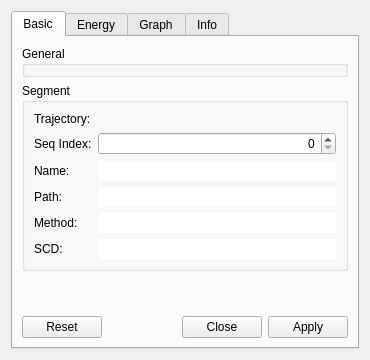
<?xml version="1.0" encoding="UTF-8"?>
<ui version="4.0">
 <class>GDrvTrajSegmentDesigner</class>
 <widget class="QWidget" name="GDrvTrajSegmentDesigner">
  <property name="geometry">
   <rect>
    <x>0</x>
    <y>0</y>
    <width>370</width>
    <height>360</height>
   </rect>
  </property>
  <property name="windowTitle">
   <string>Gaussian Driving</string>
  </property>
  <layout class="QVBoxLayout" name="verticalLayout">
   <item>
    <widget class="QTabWidget" name="tabWidget">
     <property name="currentIndex">
      <number>0</number>
     </property>
     <widget class="QWidget" name="basicTab">
      <attribute name="title">
       <string>Basic</string>
      </attribute>
      <layout class="QVBoxLayout" name="verticalLayout_2">
       <item>
        <widget class="QGroupBox" name="generalGB">
         <property name="title">
          <string>General</string>
         </property>
        </widget>
       </item>
       <item>
        <widget class="QGroupBox" name="groupBox_2">
         <property name="title">
          <string>Segment</string>
         </property>
         <layout class="QGridLayout" name="gridLayout_2">
          <item row="2" column="1">
           <widget class="QLabel" name="label_3">
            <property name="text">
             <string>Name:</string>
            </property>
           </widget>
          </item>
          <item row="0" column="3">
           <widget class="QObjectLinkWidget" name="trajectoryLO" native="true"/>
          </item>
          <item row="0" column="1">
           <widget class="QLabel" name="label_7">
            <property name="text">
             <string>Trajectory:</string>
            </property>
           </widget>
          </item>
          <item row="4" column="1">
           <widget class="QLabel" name="label_5">
            <property name="text">
             <string>Method:</string>
            </property>
           </widget>
          </item>
          <item row="1" column="1">
           <widget class="QLabel" name="label_8">
            <property name="text">
             <string>Seq Index:</string>
            </property>
           </widget>
          </item>
          <item row="2" column="3">
           <widget class="QLineEdit" name="fileNameLE">
            <property name="frame">
             <bool>false</bool>
            </property>
            <property name="readOnly">
             <bool>true</bool>
            </property>
           </widget>
          </item>
          <item row="1" column="3">
           <widget class="QSpinBox" name="seqIndexSB">
            <property name="alignment">
             <set>Qt::AlignRight|Qt::AlignTrailing|Qt::AlignVCenter</set>
            </property>
            <property name="maximum">
             <number>10000000</number>
            </property>
           </widget>
          </item>
          <item row="4" column="3">
           <widget class="QLineEdit" name="methodLE">
            <property name="frame">
             <bool>false</bool>
            </property>
            <property name="readOnly">
             <bool>true</bool>
            </property>
           </widget>
          </item>
          <item row="3" column="3">
           <widget class="QLineEdit" name="filePathLE">
            <property name="frame">
             <bool>false</bool>
            </property>
            <property name="readOnly">
             <bool>true</bool>
            </property>
           </widget>
          </item>
          <item row="3" column="1">
           <widget class="QLabel" name="label_4">
            <property name="text">
             <string>Path:</string>
            </property>
           </widget>
          </item>
          <item row="5" column="1">
           <widget class="QLabel" name="label_9">
            <property name="text">
             <string>SCD:</string>
            </property>
           </widget>
          </item>
          <item row="5" column="3">
           <widget class="QLineEdit" name="CVLE">
            <property name="frame">
             <bool>false</bool>
            </property>
            <property name="readOnly">
             <bool>true</bool>
            </property>
           </widget>
          </item>
         </layout>
        </widget>
       </item>
       <item>
        <spacer name="verticalSpacer">
         <property name="orientation">
          <enum>Qt::Vertical</enum>
         </property>
         <property name="sizeHint" stdset="0">
          <size>
           <width>20</width>
           <height>155</height>
          </size>
         </property>
        </spacer>
       </item>
       <item>
        <widget class="QDialogButtonBox" name="buttonBox">
         <property name="standardButtons">
          <set>QDialogButtonBox::Apply|QDialogButtonBox::Close|QDialogButtonBox::Reset</set>
         </property>
        </widget>
       </item>
      </layout>
     </widget>
     <widget class="QWidget" name="tab_2">
      <attribute name="title">
       <string>Energy</string>
      </attribute>
      <layout class="QVBoxLayout" name="verticalLayout_3">
       <item>
        <widget class="QTreeView" name="energyTV">
         <property name="editTriggers">
          <set>QAbstractItemView::NoEditTriggers</set>
         </property>
         <property name="selectionMode">
          <enum>QAbstractItemView::SingleSelection</enum>
         </property>
         <property name="rootIsDecorated">
          <bool>false</bool>
         </property>
        </widget>
       </item>
      </layout>
     </widget>
     <widget class="QWidget" name="graphTab">
      <attribute name="title">
       <string>Graph</string>
      </attribute>
     </widget>
     <widget class="QWidget" name="tab">
      <attribute name="title">
       <string>Info</string>
      </attribute>
      <layout class="QGridLayout" name="gridLayout_3">
       <item row="2" column="0">
        <widget class="QLabel" name="label_6">
         <property name="text">
          <string>Active segment:</string>
         </property>
        </widget>
       </item>
       <item row="1" column="0">
        <widget class="QLabel" name="label_2">
         <property name="text">
          <string>Number of snapshots:</string>
         </property>
        </widget>
       </item>
       <item row="2" column="1">
        <widget class="QLabel" name="isActiveSegmentLA">
         <property name="text">
          <string/>
         </property>
         <property name="alignment">
          <set>Qt::AlignRight|Qt::AlignTrailing|Qt::AlignVCenter</set>
         </property>
        </widget>
       </item>
       <item row="1" column="1">
        <widget class="QSpinBox" name="numberOfSnapshotsSB">
         <property name="frame">
          <bool>false</bool>
         </property>
         <property name="alignment">
          <set>Qt::AlignRight|Qt::AlignTrailing|Qt::AlignVCenter</set>
         </property>
         <property name="readOnly">
          <bool>true</bool>
         </property>
         <property name="buttonSymbols">
          <enum>QAbstractSpinBox::NoButtons</enum>
         </property>
         <property name="maximum">
          <number>1000000000</number>
         </property>
        </widget>
       </item>
       <item row="0" column="1">
        <widget class="QSpinBox" name="currentSnapshotSB">
         <property name="frame">
          <bool>false</bool>
         </property>
         <property name="alignment">
          <set>Qt::AlignRight|Qt::AlignTrailing|Qt::AlignVCenter</set>
         </property>
         <property name="readOnly">
          <bool>true</bool>
         </property>
         <property name="buttonSymbols">
          <enum>QAbstractSpinBox::NoButtons</enum>
         </property>
         <property name="maximum">
          <number>1000000000</number>
         </property>
        </widget>
       </item>
       <item row="0" column="0">
        <widget class="QLabel" name="label">
         <property name="text">
          <string>Current snapshot:</string>
         </property>
        </widget>
       </item>
       <item row="3" column="0">
        <spacer name="verticalSpacer_2">
         <property name="orientation">
          <enum>Qt::Vertical</enum>
         </property>
         <property name="sizeHint" stdset="0">
          <size>
           <width>20</width>
           <height>40</height>
          </size>
         </property>
        </spacer>
       </item>
      </layout>
     </widget>
    </widget>
   </item>
  </layout>
 </widget>
 <customwidgets>
  <customwidget>
   <class>QObjectLinkWidget</class>
   <extends>QWidget</extends>
   <header location="global">ObjectLinkWidget.hpp</header>
   <container>1</container>
  </customwidget>
 </customwidgets>
 <resources/>
 <connections/>
</ui>
